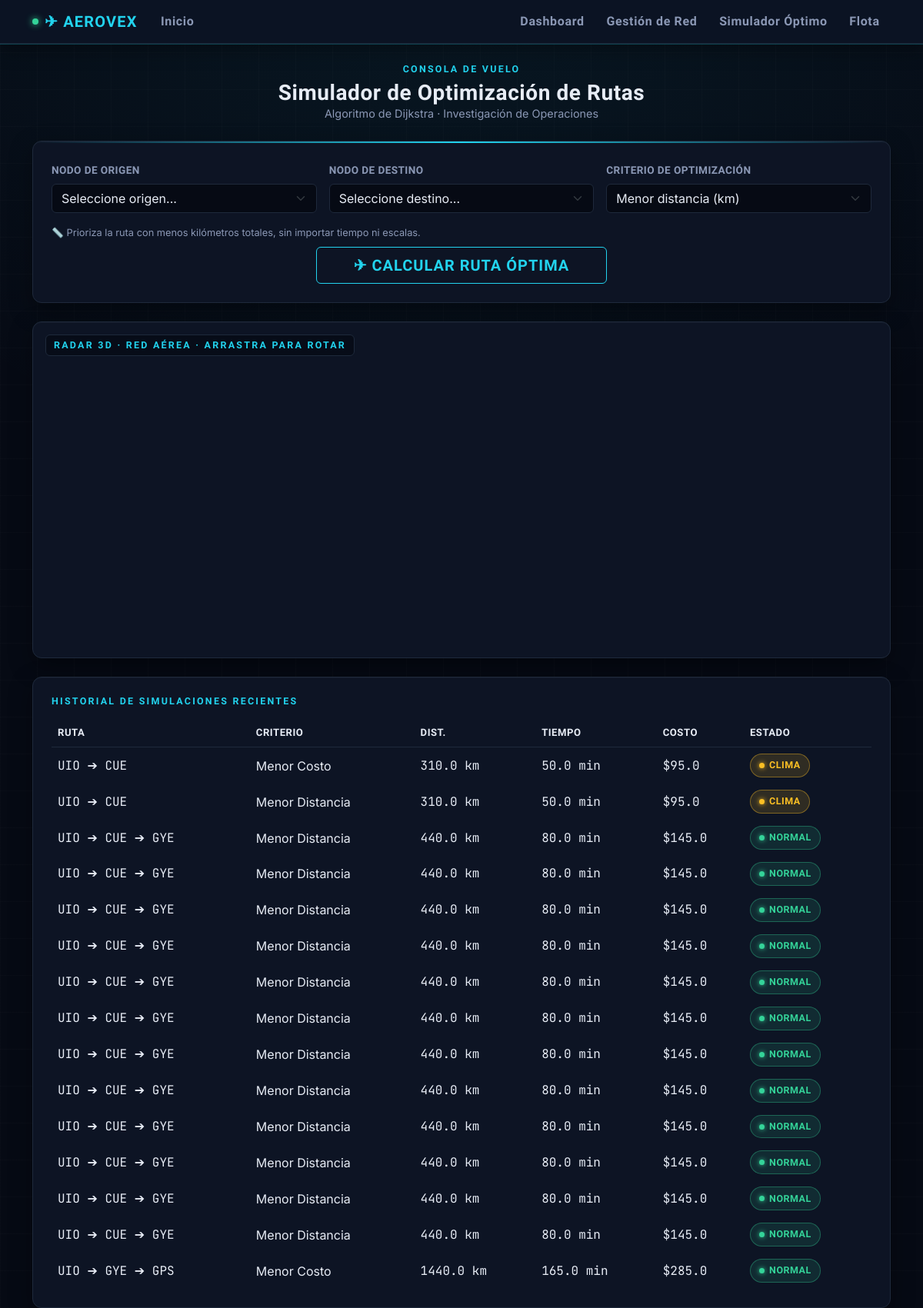
The app's page /rutas, older data.
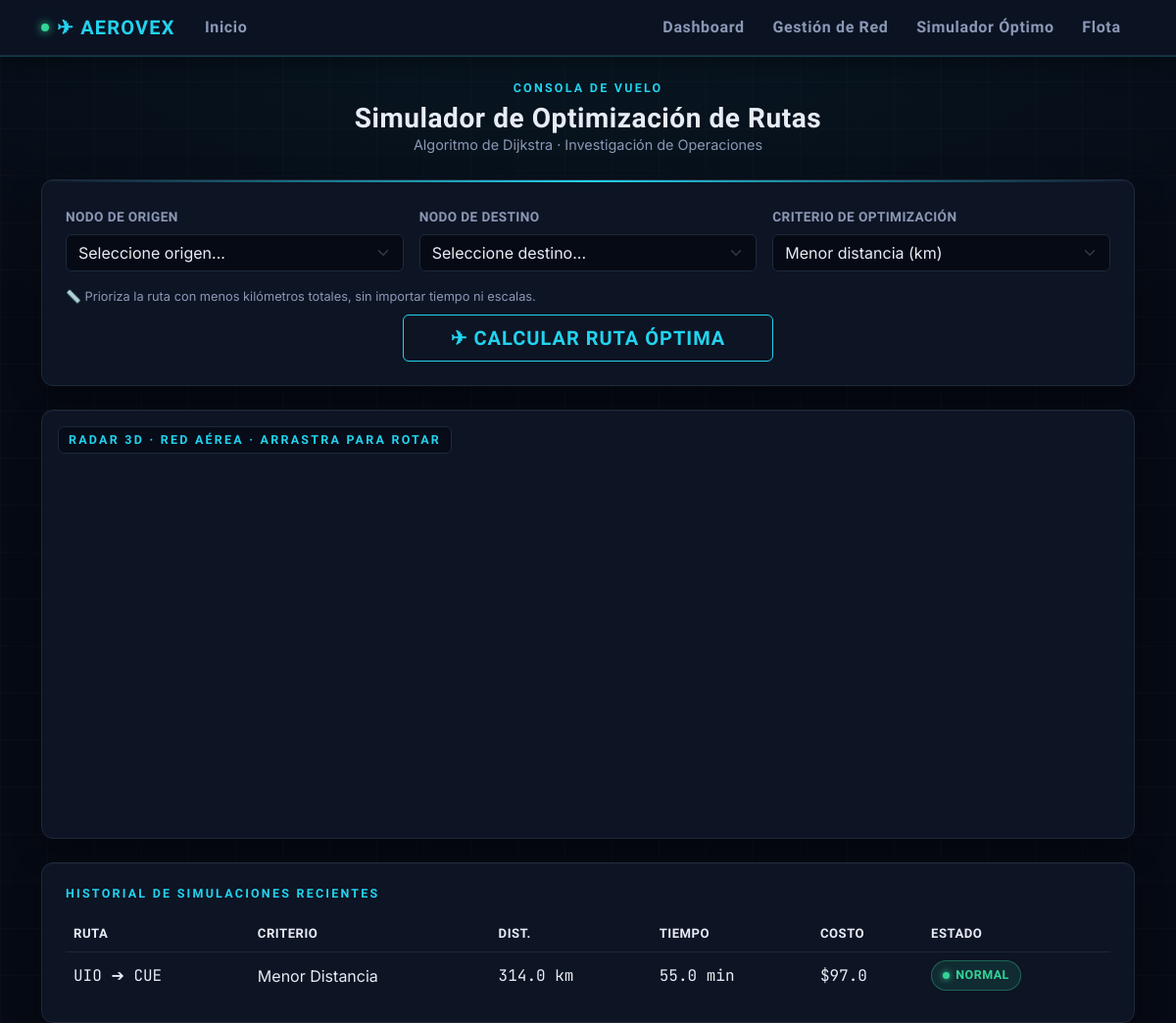
The same page, newer data.
### models.py (models this page shows)
class Simulacion(db.Model):
    id = db.Column(db.Integer, primary_key=True)
    origen = db.Column(db.String(150))
    destino = db.Column(db.String(150))
    criterio = db.Column(db.String(50))
    distancia_total = db.Column(db.Float)
    tiempo_total = db.Column(db.Float)
    costo_total = db.Column(db.Float)
    consumo_total = db.Column(db.Float)
    nodos_ruta = db.Column(db.Text)
    estado_red = db.Column(db.String(100))

### app.py (the view, shortened to what this page needs)
@app.route("/rutas", methods=["GET", "POST"])
def rutas():
    aeropuertos = Aeropuerto.query.all()
    simulaciones = Simulacion.query.order_by(Simulacion.id.desc()).limit(15).all()
    origen_sel = None
    destino_sel = None
    criterio_sel = "Menor Distancia"
    return render_template("rutas.html", aeropuertos=aeropuertos, simulaciones=simulaciones, mapa_ruta="[]",
                           origen_sel=origen_sel, destino_sel=destino_sel, criterio_sel=criterio_sel)

### templates/rutas.html (shortened to what this page needs)
{% extends 'base.html' %}
{% block extra_head %}
<link href="https://unpkg.com/maplibre-gl@5.24.0/dist/maplibre-gl.css" rel="stylesheet" />
{% endblock %}
{% block content %}
<div class="mb-4 text-center">
    <div class="eyebrow mb-1">CONSOLA DE VUELO</div>
    <h3 class="display-heading mb-0">Simulador de Optimización de Rutas</h3>
    <div class="text-secondary" style="font-size:0.9rem;">Algoritmo de Dijkstra · Investigación de Operaciones</div>
</div>
<div class="card p-4 mb-4 panel-glow">
    <form method="POST" class="row g-3 align-items-end">
        <div class="col-md-4">
            <label class="form-label">Nodo de origen</label>
            <select name="origen" class="form-select" required>
                <option value="">Seleccione origen...</option>
            </select>
        </div>
        <div class="col-md-4">
            <label class="form-label">Nodo de destino</label>
            <select name="destino" class="form-select" required>
                <option value="">Seleccione destino...</option>
            </select>
        </div>
        <div class="col-md-4">
            <label class="form-label">Criterio de optimización</label>
            <select name="criterio" id="criterio-select" class="form-select" required>
                <option value="Menor Distancia" {% if criterio_sel == 'Menor Distancia' %}selected{% endif %}>Menor distancia (km)</option>
            </select>
        </div>
        <div class="col-12">
            <small id="criterio-desc" class="text-secondary d-block" style="font-size:0.8rem;"></small>
        </div>
        <div class="col-12 text-center mt-2">
            <button type="submit" class="btn btn-neon px-5 py-2 fs-5">✈ Calcular ruta óptima</button>
        </div>
    </form>
</div>
<div class="card p-2 mb-4 position-relative radar-sweep" style="overflow:hidden;">
    <div class="position-absolute top-0 start-0 m-3 eyebrow" style="z-index:500; background:rgba(6,10,20,0.75); padding:4px 10px; border-radius:6px; border:1px solid var(--border);">
        RADAR 3D · RED AÉREA · arrastra para rotar
    </div>
    <div id="mapa" style="height: 420px; border-radius: 8px; z-index: 1;"></div>
</div>
{% if simulaciones %}
<div class="card p-4">
    <h6 class="eyebrow mb-3">Historial de simulaciones recientes</h6>
    <div class="table-responsive">
        <table class="table table-borderless align-middle mb-0">
            <thead><tr><th>Ruta</th><th>Criterio</th><th>Dist.</th><th>Tiempo</th><th>Costo</th><th>Estado</th></tr></thead>
            <tbody>
                {% for s in simulaciones %}
                <tr class="fila-animada" style="--i: {{ loop.index0 }};">
                    <td class="data-readout">{{ s.nodos_ruta }}</td>
                    <td class="text-secondary">{{ s.criterio }}</td>
                    <td class="data-readout">{{ s.distancia_total }} km</td>
                    <td class="data-readout">{{ s.tiempo_total }} min</td>
                    <td class="data-readout">${{ s.costo_total }}</td>
                    <td>
                        {% if 'Clima Adverso' in s.estado_red %}
                        <span class="badge-estado badge-clima">Clima</span>
                        {% elif 'Alerta' in s.estado_red %}
                        <span class="badge-estado badge-cerrado">Alerta</span>
                        {% else %}
                        <span class="badge-estado badge-activa">Normal</span>
                        {% endif %}
                    </td>
                </tr>
                {% endfor %}
            </tbody>
        </table>
    </div>
</div>
{% endif %}
{% endblock %}

Row changes from the older to the newer data that the page shows:
removed Simulacion: nodos_ruta "UIO ➔ CUE", criterio "Menor Costo", distancia_total "310.0", tiempo_total "50.0", costo_total "95.0", shows "CLIMA"
removed Simulacion: nodos_ruta "UIO ➔ CUE", criterio "Menor Distancia", distancia_total "310.0", tiempo_total "50.0", costo_total "95.0", shows "CLIMA"
removed Simulacion: nodos_ruta "UIO ➔ CUE ➔ GYE", criterio "Menor Distancia", distancia_total "440.0", tiempo_total "80.0", costo_total "145.0", shows "NORMAL"
removed Simulacion: nodos_ruta "UIO ➔ CUE ➔ GYE", criterio "Menor Distancia", distancia_total "440.0", tiempo_total "80.0", costo_total "145.0", shows "NORMAL"
removed Simulacion: nodos_ruta "UIO ➔ CUE ➔ GYE", criterio "Menor Distancia", distancia_total "440.0", tiempo_total "80.0", costo_total "145.0", shows "NORMAL"
removed Simulacion: nodos_ruta "UIO ➔ CUE ➔ GYE", criterio "Menor Distancia", distancia_total "440.0", tiempo_total "80.0", costo_total "145.0", shows "NORMAL"
removed Simulacion: nodos_ruta "UIO ➔ CUE ➔ GYE", criterio "Menor Distancia", distancia_total "440.0", tiempo_total "80.0", costo_total "145.0", shows "NORMAL"
removed Simulacion: nodos_ruta "UIO ➔ CUE ➔ GYE", criterio "Menor Distancia", distancia_total "440.0", tiempo_total "80.0", costo_total "145.0", shows "NORMAL"
removed Simulacion: nodos_ruta "UIO ➔ CUE ➔ GYE", criterio "Menor Distancia", distancia_total "440.0", tiempo_total "80.0", costo_total "145.0", shows "NORMAL"
removed Simulacion: nodos_ruta "UIO ➔ CUE ➔ GYE", criterio "Menor Distancia", distancia_total "440.0", tiempo_total "80.0", costo_total "145.0", shows "NORMAL"
removed Simulacion: nodos_ruta "UIO ➔ CUE ➔ GYE", criterio "Menor Distancia", distancia_total "440.0", tiempo_total "80.0", costo_total "145.0", shows "NORMAL"
removed Simulacion: nodos_ruta "UIO ➔ CUE ➔ GYE", criterio "Menor Distancia", distancia_total "440.0", tiempo_total "80.0", costo_total "145.0", shows "NORMAL"
removed Simulacion: nodos_ruta "UIO ➔ CUE ➔ GYE", criterio "Menor Distancia", distancia_total "440.0", tiempo_total "80.0", costo_total "145.0", shows "NORMAL"
removed Simulacion: nodos_ruta "UIO ➔ CUE ➔ GYE", criterio "Menor Distancia", distancia_total "440.0", tiempo_total "80.0", costo_total "145.0", shows "NORMAL"
removed Simulacion: nodos_ruta "UIO ➔ GYE ➔ GPS", criterio "Menor Costo", distancia_total "1440.0", tiempo_total "165.0", costo_total "285.0", shows "NORMAL"
now on this page (row edited): Simulacion: nodos_ruta "UIO ➔ CUE", criterio "Menor Distancia", distancia_total "314.0", tiempo_total "55.0", costo_total "97.0", shows "NORMAL"
